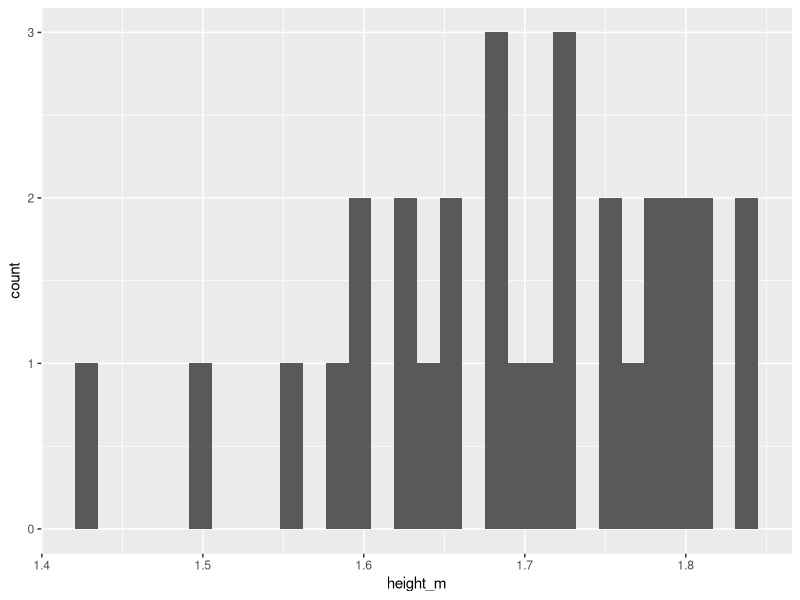

This figure's R source:
## ---- chunk 1
library(tidyverse)             # Load after installing
## ---- chunk 2
# Example of a tibble containing names, heights, and registration status of students
students_tbl <- tibble(
  name = c("Rosie", "Ben", "Chloe", "Dinesh", "Sara", "Zahraa", "Rana", "Alejandro"),
  height_m = c(1.65, 1.80, 1.72, 1.59, 1.54, 1.70, 1.51, 1.67),
  registered = c(TRUE, FALSE, FALSE, FALSE, FALSE, TRUE, TRUE, TRUE)
)

# Print students_tbl to the screen
students_tbl
## ---- chunk 3
# Load the tidyverse package
library(tidyverse)

# Sample heights of students in meters (m)
height_m <- c(
  1.56, 1.63, 1.81, 1.69, 1.77,
  1.73, 1.59, 1.73, 1.65, 1.63,
  1.68, 1.50, 1.80, 1.60, 1.78,
  1.68, 1.84, 1.60, 1.64, 1.71,
  1.43, 1.76, 1.84, 1.79, 1.75,
  1.65, 1.81, 1.78, 1.72, 1.68
)

# Now create a tibble with heights as a column
heights <- tibble(height_m)

# Compute mean and standard deviation of height
heights_summary <- heights |>
  summarise(
    mean_height = mean(height_m),
    sd_height   = sd(height_m)
  )
## ---- chunk 4
# Plot distribution using tidyverse
# 'Send' the heights tibble to ggplot()
histogram_fancy <- heights |>
  ggplot(aes(x = height_m)) +
  geom_histogram()

# Show the histogram on the screen
histogram_fancy # or print(histogram_fancy)
